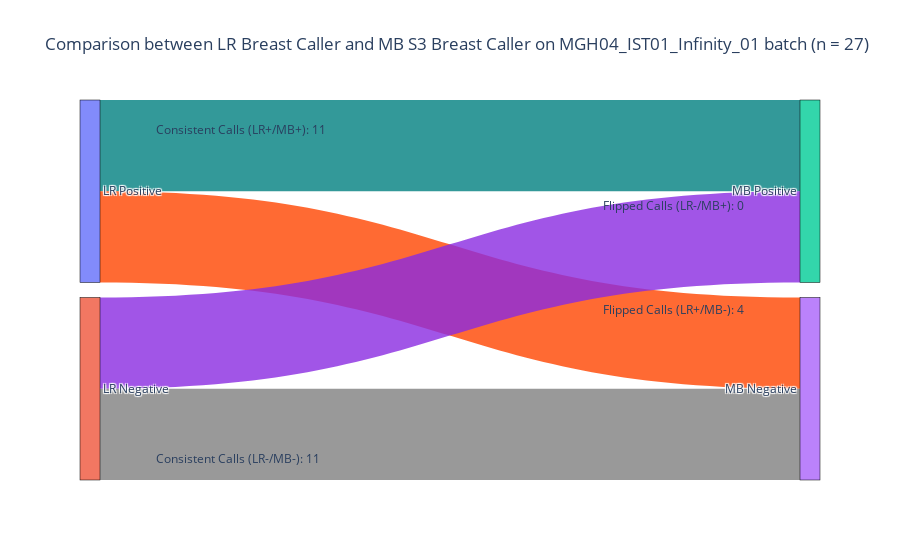

Write notebook code for a chart like this one.
### Markdown cell above
## alluvial plot

### Code cell
import plotly.graph_objects as go

#drop the duplications
df_MGH_MRD_plot = df_MGH_MRD_update.drop_duplicates(subset=["GHSampleID"])

#drop the failed samples based on column "ctDNA_detected"
df_MGH_MRD_plot = df_MGH_MRD_plot.dropna(subset=['ctDNA_detected'])
print(df_MGH_MRD_plot.shape)
print(df_MGH_MRD_plot.shape)

#rename the columns to indicate the caller name
df_MGH_MRD_plot = df_MGH_MRD_plot.rename(columns={"ctDNA_detected": "LR_Breast_call", "MB_Breast_call": "MB_Breast_call"})

# Prepare the data for the alluvial plot
df_methods = df_MGH_MRD_plot[["LR_Breast_call", "MB_Breast_call"]]
df_methods['LR_Breast_call'] = df_methods['LR_Breast_call'].apply(lambda x: 'Positive' if x == 'Detected' else 'Negative')
df_methods['MB_Breast_call'] = df_methods['MB_Breast_call'].apply(lambda x: 'Positive' if x == 'Detected' else 'Negative')

# Calculate the counts
lr_positive_mb_negative = len(df_methods[(df_methods['LR_Breast_call'] == 'Positive') & (df_methods['MB_Breast_call'] == 'Negative')])
lr_negative_mb_positive = len(df_methods[(df_methods['LR_Breast_call'] == 'Negative') & (df_methods['MB_Breast_call'] == 'Positive')])
both_positive = len(df_methods[(df_methods['LR_Breast_call'] == 'Positive') & (df_methods['MB_Breast_call'] == 'Positive')])
both_negative = len(df_methods[(df_methods['LR_Breast_call'] == 'Negative') & (df_methods['MB_Breast_call'] == 'Negative')])

# Define a minimum visual threshold for the line width 
min_visual_threshold = 20  # Adjust this value as needed for visibility

# Adjusted values for visual representation
visual_values = [
    max(both_positive, min_visual_threshold),
    max(lr_positive_mb_negative, min_visual_threshold),
    max(lr_negative_mb_positive, min_visual_threshold),
    max(both_negative, min_visual_threshold)
]

# Define Sankey diagram structure with adjusted visual values
fig = go.Figure(data=[go.Sankey(
    node=dict(
        pad=15,
        thickness=20,
        line=dict(color="black", width=0.5),
        label=["LR Positive", "LR Negative", "MB Positive", "MB Negative"],
    ),
    link=dict(
        source=[0, 0, 1, 1],  # Indices correspond to 'label' above
        target=[2, 3, 2, 3],
        value=visual_values,  # Use adjusted visual values
        color=['rgba(0, 128, 128, 0.8)', 'rgba(255, 69, 0, 0.8)', 'rgba(138, 43, 226, 0.8)', 'rgba(128, 128, 128, 0.8)']
    ))])

# Update annotations with actual counts
annotations = [
    go.layout.Annotation(x=0.1, y=0.95, xref='paper', yref='paper', showarrow=False, 
                         text=f'Consistent Calls (LR+/MB+): {both_positive}'),
    go.layout.Annotation(x=0.1, y=0.03, xref='paper', yref='paper', showarrow=False, 
                         text=f'Consistent Calls (LR-/MB-): {both_negative}'),
    go.layout.Annotation(x=0.9, y=0.45, xref='paper', yref='paper', showarrow=False, 
                         text=f'Flipped Calls (LR+/MB-): {lr_positive_mb_negative}'),
    go.layout.Annotation(x=0.9, y=0.75, xref='paper', yref='paper', showarrow=False, 
                         text=f'Flipped Calls (LR-/MB+): {lr_negative_mb_positive}')
]

fig.update_layout(title_text="Comparison between LR Breast Caller and MB S3 Breast Caller on MGH04_IST01_Infinity_01 batch (n = 27)", annotations=annotations)

fig.show()

### Figure 1 — Plotly figure (JSON) as saved in the notebook; plotly's stock layout.template omitted (floating-point values rounded to 4 significant figures)
{"data": [{"link": {"color": ["rgba(0, 128, 128, 0.8)", "rgba(255, 69, 0, 0.8)", "rgba(138, 43, 226, 0.8)", "rgba(128, 128, 128, 0.8)"], "source": [0, 0, 1, 1], "target": [2, 3, 2, 3], "value": [20, 20, 20, 20]}, "node": {"label": ["LR Positive", "LR Negative", "MB Positive", "MB Negative"], "line": {"color": "black", "width": 0.5}, "pad": 15, "thickness": 20}, "type": "sankey"}], "layout": {"annotations": [{"showarrow": false, "text": "Consistent Calls (LR+/MB+): 11", "x": 0.1, "xref": "paper", "y": 0.95, "yref": "paper"}, {"showarrow": false, "text": "Consistent Calls (LR-/MB-): 11", "x": 0.1, "xref": "paper", "y": 0.03, "yref": "paper"}, {"showarrow": false, "text": "Flipped Calls (LR+/MB-): 4", "x": 0.9, "xref": "paper", "y": 0.45, "yref": "paper"}, {"showarrow": false, "text": "Flipped Calls (LR-/MB+): 0", "x": 0.9, "xref": "paper", "y": 0.75, "yref": "paper"}], "title": {"text": "Comparison between LR Breast Caller and MB S3 Breast Caller on MGH04_IST01_Infinity_01 batch (n = 27)"}}}
